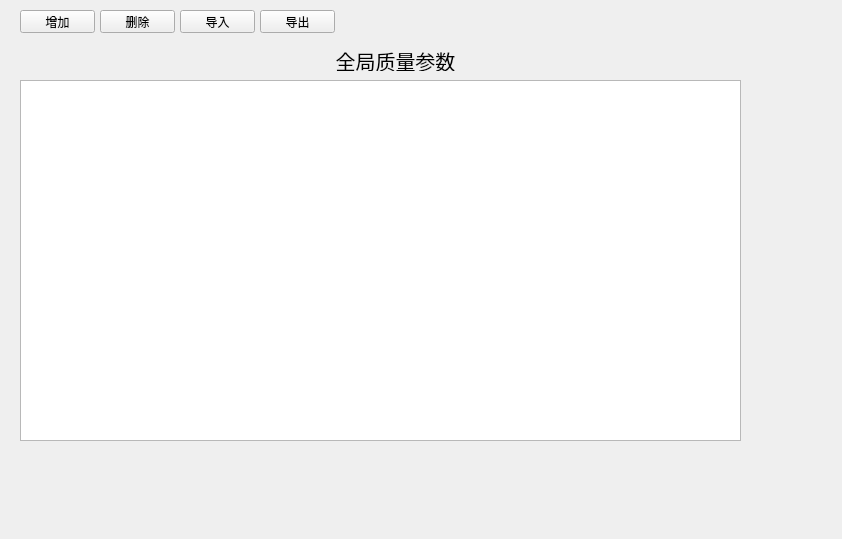
<?xml version="1.0" encoding="UTF-8"?>
<ui version="4.0">
 <class>Step2_2</class>
 <widget class="QWidget" name="Step2_2">
  <property name="geometry">
   <rect>
    <x>0</x>
    <y>0</y>
    <width>842</width>
    <height>539</height>
   </rect>
  </property>
  <property name="windowTitle">
   <string>Form</string>
  </property>
  <widget class="QPushButton" name="pushButton">
   <property name="geometry">
    <rect>
     <x>20</x>
     <y>10</y>
     <width>75</width>
     <height>23</height>
    </rect>
   </property>
   <property name="text">
    <string>增加</string>
   </property>
  </widget>
  <widget class="QLabel" name="label">
   <property name="geometry">
    <rect>
     <x>130</x>
     <y>50</y>
     <width>531</width>
     <height>21</height>
    </rect>
   </property>
   <property name="font">
    <font>
     <family>微软雅黑</family>
     <pointsize>15</pointsize>
     <weight>50</weight>
     <bold>false</bold>
     <stylestrategy>PreferAntialias</stylestrategy>
    </font>
   </property>
   <property name="text">
    <string>全局质量参数</string>
   </property>
   <property name="alignment">
    <set>Qt::AlignCenter</set>
   </property>
  </widget>
  <widget class="QPushButton" name="pushButton_2">
   <property name="geometry">
    <rect>
     <x>100</x>
     <y>10</y>
     <width>75</width>
     <height>23</height>
    </rect>
   </property>
   <property name="text">
    <string>删除</string>
   </property>
  </widget>
  <widget class="QPushButton" name="pushButton_3">
   <property name="geometry">
    <rect>
     <x>180</x>
     <y>10</y>
     <width>75</width>
     <height>23</height>
    </rect>
   </property>
   <property name="text">
    <string>导入</string>
   </property>
  </widget>
  <widget class="QTableWidget" name="qTableWidget">
   <property name="geometry">
    <rect>
     <x>20</x>
     <y>80</y>
     <width>721</width>
     <height>361</height>
    </rect>
   </property>
  </widget>
  <widget class="QPushButton" name="pushButton_4">
   <property name="geometry">
    <rect>
     <x>260</x>
     <y>10</y>
     <width>75</width>
     <height>23</height>
    </rect>
   </property>
   <property name="text">
    <string>导出</string>
   </property>
  </widget>
 </widget>
 <resources/>
 <connections/>
</ui>
